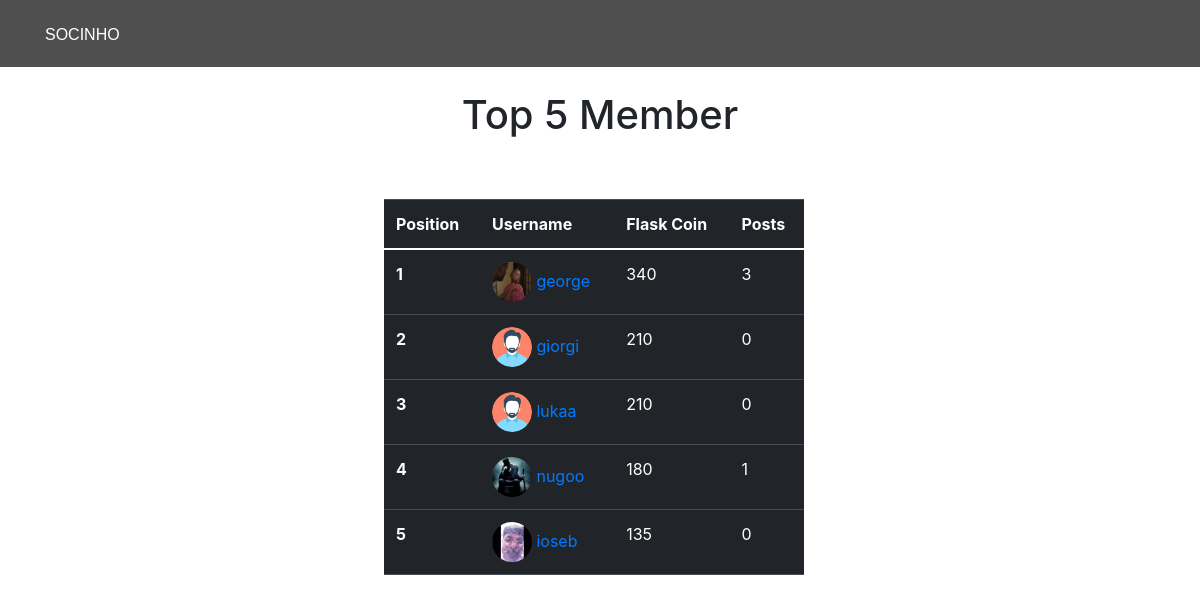
The page /leaderboard on the database as committed earlier.
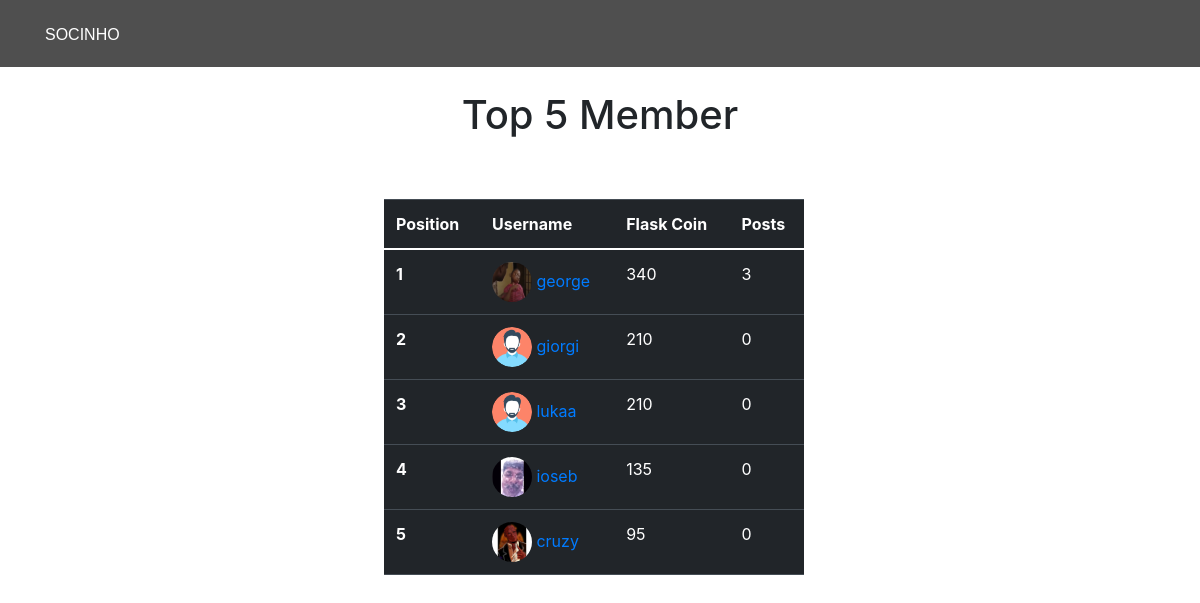
The same page on the database as committed later.
### app/main/models.py (models this page shows, shortened)
class User(db.Model, UserMixin):
    id = db.Column(db.Integer, primary_key=True)
    username = db.Column(db.String(80), unique=True)
    email = db.Column(db.String(50), nullable=False)
    password = db.Column(db.String(50), nullable=False)
    user_image = db.Column(db.String(80), default='static/pfp/default.png')
    flask_coin = db.Column(db.Integer, default=100)
    privacy = db.Column(db.String(50), default='public')

### app/main/views.py (the view)
@main_bp.route('/leaderboard')
def leaderboard():
    users = User.query.order_by(User.flask_coin.desc()).limit(5).all()
    user_data = []
    for user in users:
        post = Post.query.filter(Post.user_id == user.id, Post.post_type != 'anonym').all()
        user_data.append({
            'user': user,
            'posts': len(post)
        })
    return render_template('leaderboard.html', users=user_data)

### app/main/templates/leaderboard.html (shortened to what this page needs)
{% extends "main.html" %}
{% block content %}
<div class='leaderboard'>
  <h1>Top 5 Member</h1>
</div>
<table class="table table-dark" style='width: 35%;margin-left:32%;margin-top:5%;'>
  <thead>
    <tr>
      <th scope="col">Position</th>
      <th scope="col">Username</th>
      <th scope="col">Flask Coin</th>
      <th scope="col">Posts</th>
    </tr>
  </thead>
  <tbody>
    {% for user in users %}
    <tr>
      <th scope="row">{{loop.index}}</th>
      <td>
      <a href="{{ url_for('main.users_profile', user_id=user['user'].id) }}">
        <img src="{{user['user'].user_image}}" alt="pfp" width="40" height="40" style="border-radius: 50%;">
        {{user['user'].username}}
        </td>
      <td>{{user['user'].flask_coin}}</td>
      <td>{{user['posts']}}</td>
    </tr>
    {% endfor %}
  </tbody>
</table>
{% endblock content %}

### app/main/templates/main.html (shortened to what this page needs)
<!DOCTYPE html>
<html lang="en">
<head>
    <link rel="stylesheet" href="https://cdn.jsdelivr.net/npm/bootstrap@5.0.0-alpha1/dist/css/bootstrap.min.css">
    <link rel="stylesheet" href="{{ url_for('static', filename='style.css') }}">
    <link rel="stylesheet" href="https://cdn.jsdelivr.net/npm/bootstrap@4.3.1/dist/css/bootstrap.min.css">
</head>
<body>
    <header class="main-header">
        <div class="container">
            <h2 class="socinho" >SOCINHO</h2>
        </div>
    </header>
    {% block content %}
    {% endblock %}
</body>
</html>

### app/main/static/style.css (style rules this page uses)
body { background-color: #000; }
body { background-color: rgb(156, 205, 226); }
.main-header { top: 0; padding: 15px; width: 100%; background-color: rgba(35, 35, 35, 0.8); z-index: 11; }
.main-header .container { font-family: "Source Sans Pro Bold", sans-serif; display: flex; align-items: center; justify-content: space-between; text-transform: uppercase; }
.main-header .container h2 { font-size: 16px; color: white; }
body { background-color:#545454; font-family: "Poppins", sans-serif; font-weight: 300; }
.leaderboard { text-align: center; margin-top: 2%; }
.socinho { margin-top: 10px; }

Rows that differ between the two databases and show on the page:
no longer on this page (row edited): User: user.user_image (picture), user.username "nugoo", user.flask_coin "180"
now on this page (row unchanged): User: user.user_image (picture), user.username "cruzy", user.flask_coin "95"
Other text that changed with them:
new list line: "5 0"
list line gone: "4 1"
